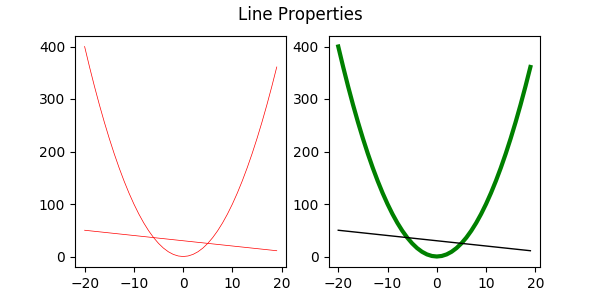

Write Python code to recreate this figure.

"""

matplotlib.pyplot.setp command.

"""

import matplotlib.pyplot as plt

import numpy as np
t = np.arange(-20,20)

# Create a figure and specify its size
plt.figure(figsize = (6,3))
plt.suptitle("Line Properties")

# Create 2 subplots and identify each subplot by using sublpot(121) and sublpot(122)
plt.subplot(121)
lines = plt.plot(t, t**2, t, -t+30) # We can set plt.plot into a variable
plt.setp(lines, linewidth = 0.5, color = "r") # Use plt.setp to specify the linewidth and color of the line

plt.subplot(122)
line1, line2 = plt.plot(t, t**2, t, -t+30) # If we set plt.plot into two variables (since we have two lines in a plot)

# We can set the style of each line, respectively
plt.setp(line1, linewidth = 3.0, color = "g") 
plt.setp(line2, linewidth = 1.0, color = "black")

plt.show() # Line_properties
